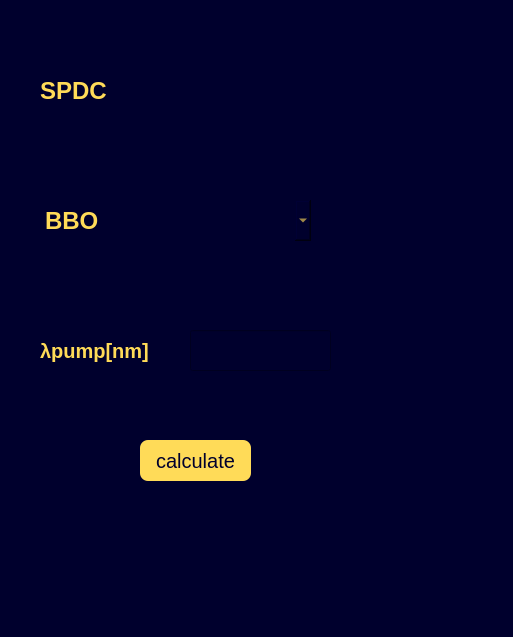
<?xml version="1.0" encoding="UTF-8"?>
<ui version="4.0">
 <class>MainWindow</class>
 <widget class="QMainWindow" name="MainWindow">
  <property name="geometry">
   <rect>
    <x>0</x>
    <y>0</y>
    <width>513</width>
    <height>637</height>
   </rect>
  </property>
  <property name="windowTitle">
   <string>MainWindow</string>
  </property>
  <property name="styleSheet">
   <string notr="true">background-color:rgb(0, 0, 45);
color:rgb(255, 219, 60);</string>
  </property>
  <widget class="QWidget" name="centralwidget">
   <widget class="QWidget" name="verticalLayoutWidget">
    <property name="geometry">
     <rect>
      <x>360</x>
      <y>50</y>
      <width>811</width>
      <height>641</height>
     </rect>
    </property>
    <layout class="QVBoxLayout" name="matplotlib"/>
   </widget>
   <widget class="QComboBox" name="crystal">
    <property name="geometry">
     <rect>
      <x>40</x>
      <y>200</y>
      <width>271</width>
      <height>41</height>
     </rect>
    </property>
    <property name="styleSheet">
     <string notr="true">font-size: 24px;
font: bold;
color:rgb(255, 219, 88);
border:none;</string>
    </property>
    <item>
     <property name="text">
      <string>BBO</string>
     </property>
    </item>
    <item>
     <property name="text">
      <string>PPLN:MgO</string>
     </property>
    </item>
    <item>
     <property name="text">
      <string>PPLN</string>
     </property>
    </item>
    <item>
     <property name="text">
      <string>LiNbO3</string>
     </property>
    </item>
    <item>
     <property name="text">
      <string>PPKTP</string>
     </property>
    </item>
    <item>
     <property name="text">
      <string>KTP</string>
     </property>
    </item>
    <item>
     <property name="text">
      <string>LBO</string>
     </property>
    </item>
   </widget>
   <widget class="QLabel" name="label_landapump">
    <property name="geometry">
     <rect>
      <x>40</x>
      <y>330</y>
      <width>171</width>
      <height>41</height>
     </rect>
    </property>
    <property name="styleSheet">
     <string notr="true">font-size: 20px;
font: bold;
color:rgb(255, 219, 88);
border:none;</string>
    </property>
    <property name="text">
     <string>λpump[nm]</string>
    </property>
   </widget>
   <widget class="QLineEdit" name="landapump">
    <property name="geometry">
     <rect>
      <x>190</x>
      <y>330</y>
      <width>141</width>
      <height>41</height>
     </rect>
    </property>
    <property name="styleSheet">
     <string notr="true">font-size: 18px;
text-align:center;</string>
    </property>
   </widget>
   <widget class="QPushButton" name="button">
    <property name="geometry">
     <rect>
      <x>140</x>
      <y>440</y>
      <width>111</width>
      <height>41</height>
     </rect>
    </property>
    <property name="styleSheet">
     <string notr="true">background-color: rgb(255, 219, 88);
color:rgb(0, 0, 45);
font-size: 20px;
border-radius:8px;</string>
    </property>
    <property name="text">
     <string>calculate</string>
    </property>
   </widget>
   <widget class="QLabel" name="label">
    <property name="geometry">
     <rect>
      <x>40</x>
      <y>70</y>
      <width>271</width>
      <height>41</height>
     </rect>
    </property>
    <property name="styleSheet">
     <string notr="true">font-size: 24px;
font: bold;
color:rgb(255, 219, 88);
border:none;</string>
    </property>
    <property name="text">
     <string>SPDC</string>
    </property>
   </widget>
  </widget>
  <widget class="QMenuBar" name="menubar">
   <property name="geometry">
    <rect>
     <x>0</x>
     <y>0</y>
     <width>513</width>
     <height>21</height>
    </rect>
   </property>
  </widget>
  <widget class="QStatusBar" name="statusbar"/>
 </widget>
 <resources/>
 <connections/>
</ui>
